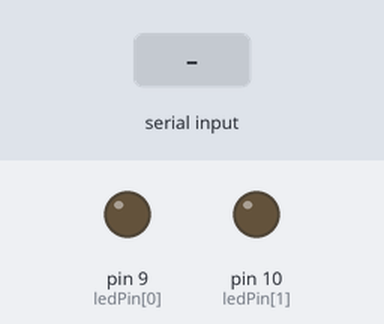
Recording of a sketch running on a simulated Arduino Uno, built with avr-gcc and run on an emulated ATmega328P. Parts: output pins drawn as LEDs (lit = HIGH). The inputs (shaded band) are chosen by the test bench.

Above: at 1.7 s.
1.8 s: "<LEFT,1>" received over Serial
At 2.5 s:
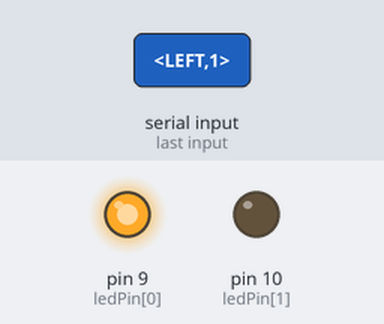
3.3 s: "<RIGHT,1>" received over Serial
At 4.3 s:
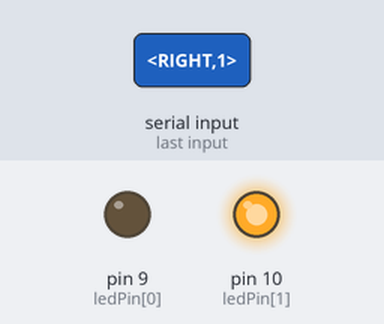
4.9 s: "<LEFT,150>" received over Serial
At 5.05 s:
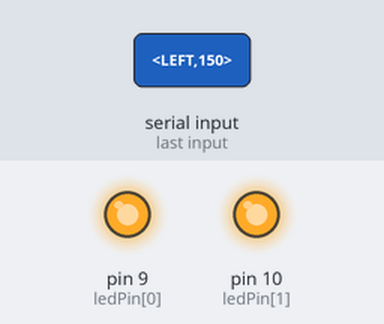
6.6 s: "<RIGHT,150>" received over Serial
At 8.0 s:
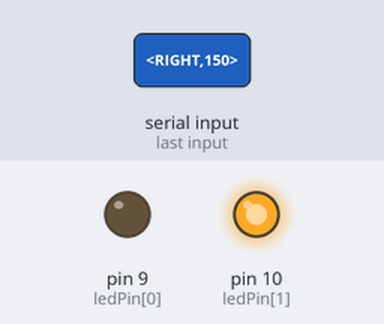
8.3 s: "<STRAIGHT>" received over Serial
At 8.48 s:
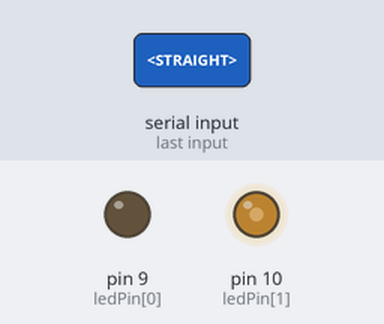
Timing chart, 0 to 11.0 s (numbered marks = the images above; inputs shaded):
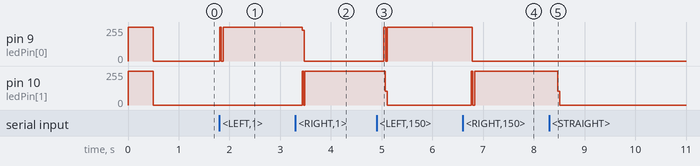

Measured:
- after the input at 1.8 s, pin 9 (ledPin[0]): 0/255 → 254/255 at once
- after the input at 3.3 s, pin 9 (ledPin[0]): 254/255 → 0/255 after 0.14 s; pin 10 (ledPin[1]): 0/255 → 255/255 after 0.13 s
- after the input at 4.9 s, pin 9 (ledPin[0]): 0/255 → 254/255 after 0.15 s; pin 10 (ledPin[1]): 255/255 → 0/255 after 0.17 s
- after the input at 6.6 s, pin 9 (ledPin[0]): 254/255 → 0/255 after 0.19 s; pin 10 (ledPin[1]): 0/255 → 254/255 after 0.16 s
- after the input at 8.3 s, pin 10 (ledPin[1]): 254/255 → 0/255 after 0.17 s

The sketch:

Arduino.ino
```cpp
#include <Servo.h>

const byte numLEDs = 2;
byte ledPin[numLEDs] = {9, 10};  // White - LEFT - 9 & Green - RIGHT - 10

const byte buffSize = 40;
char inputBuffer[buffSize];
const char startMarker = '<';
const char endMarker = '>';
byte bytesRecvd = 0;
boolean readInProgress = false;
boolean newDataFromPC = false;

char messageFromPC[buffSize] = {0};
float movement = 0;

unsigned long curMillis;

//=============

void setup() {
  Serial.begin(9600);

  // flash LEDs so we know we are alive
  for (byte n = 0; n < numLEDs; n++) {
    // Configures the specified pin to behave either as an input or an output.
    pinMode(ledPin[n], OUTPUT);
    //If the pin has been configured as an OUTPUT with pinMode(), its voltage will be set to the corresponding value: 5V for HIGH, 0V for LOW.
    digitalWrite(ledPin[n], HIGH);
  }
  delay(500);
  for (byte n = 0; n < numLEDs; n++) {
    digitalWrite(ledPin[n], LOW);
  }
}

//=============

void loop() {
  curMillis = millis(); //// Returns the number of milliseconds since the Arduino board began running the current program.
  getDataFromPC();
  updateFlashInterval();
}

//=============

void getDataFromPC() {
  /*
     Receive data from PC and save it into inputBuffer

     Serial.available()
        Get the number of bytes (characters) available for reading from the serial port.
        This is data that's already arrived and stored in the serial receive buffer (which holds 64 bytes).
  */
  if (Serial.available() > 0) {

    char x = Serial.read();

    if (x == endMarker) {
      readInProgress = false;
      newDataFromPC = true;
      inputBuffer[bytesRecvd] = 0;
      parseData();
    }
    if (readInProgress) {
      inputBuffer[bytesRecvd] = x;
      bytesRecvd ++;
      if (bytesRecvd == buffSize) {
        bytesRecvd = buffSize - 1;
      }
    }

    if (x == startMarker) {
      bytesRecvd = 0;
      readInProgress = true;
    }
  }
}

//=============

void parseData() {

  // split the data into its parts

  char * strtokIndx;                        // this is used by strtok() as an index

  strtokIndx = strtok(inputBuffer, ",");    // get the first part - the string
  strcpy(messageFromPC, strtokIndx);        // copy it to messageFromPC

  strtokIndx = strtok(NULL, ",");
  movement = atof(strtokIndx);         // convert this part to a float

}

//============

void updateFlashInterval() {
  // this illustrates using different inputs to call different functions
  if (strcmp(messageFromPC, "LEFT") == 0) {
    analogWrite(ledPin[0], 255 * movement);
    delay(15);
    analogWrite(ledPin[0], 0);
  }

  if (strcmp(messageFromPC, "RIGHT") == 0) {
    analogWrite(ledPin[1], 255 * movement);
    delay(15);
    analogWrite(ledPin[1], 0);
  }

  if (strcmp(messageFromPC, "STRAIGHT") == 0) {
    analogWrite(ledPin[0], 0);
    analogWrite(ledPin[1], 0);
  }
}
```
